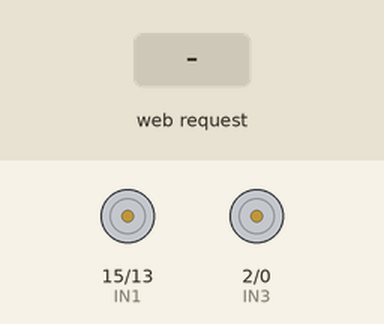
This sketch was run on a simulated ESP8266 (NodeMCU). Shown: motor-driver pin pairs drawn as motors (green arrow = first pin HIGH = forward, orange = second pin HIGH = backward, longer = more drive, scaled by the enable pin). Inputs (shaded band) come from the test bench. WiFi joins after 1.5 s; servers stay silent unless stated; what the sketch prints to the serial monitor is not drawn.

Above: at 2.7 s.
2.8 s: HTTP request GET /?State=F received
At 4.0 s:
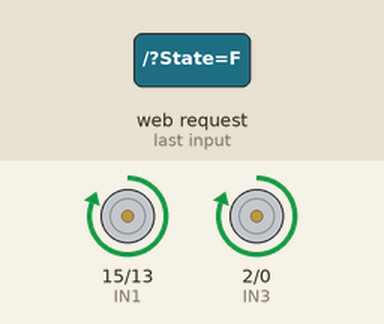
4.3 s: HTTP request GET /?State=B received
At 5.2 s:
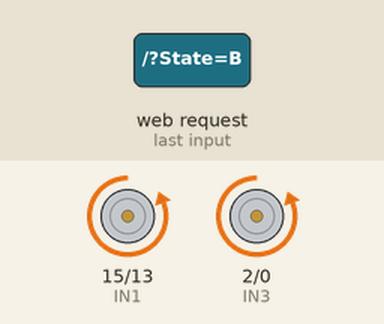
5.8 s: HTTP request GET /?State=L received
At 6.3 s:
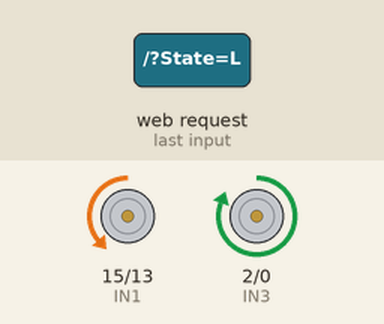
7.3 s: HTTP request GET /?State=R received
At 8.5 s:
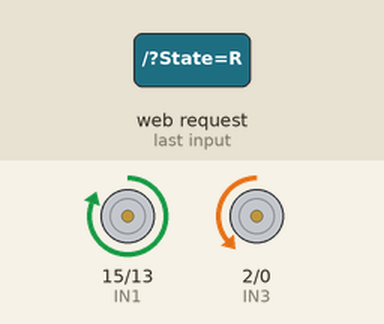
8.8 s: HTTP request GET /?State=F received
At 9.8 s:
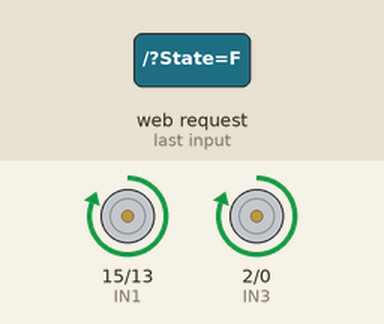
10.3 s: HTTP request GET /?State=B received
At 11.0 s:
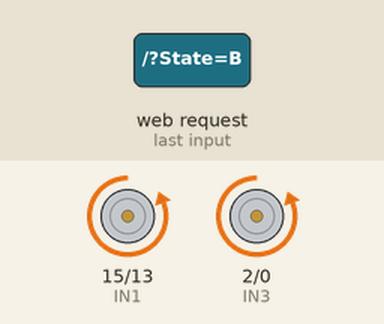
Timing chart, 0 to 12.8 s (numbered marks = the images above; inputs shaded):
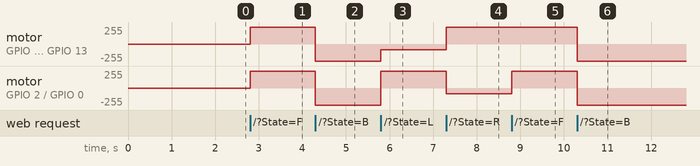

The sketch:

esp8266_wifi_car.ino.ino
```cpp
#include <ESP8266WiFi.h>
#include <ESP8266WebServer.h>
#include <ArduinoOTA.h>

// Motor control pins
#define IN1 15 // D8 pin for motor A
#define IN2 13 // D7 pin for motor A
#define IN3 2  // D4 pin for motor B
#define IN4 0  // D3 pin for motor B
#define ENA 14  // D1 Enable pin for motor A (PWM)
#define ENB 12  // D2 Enable pin for motor B (PWM)

ESP8266WebServer server(80); // Web server on port 80

// WiFi credentials
const String STA_SSID = "Team8"; // Set your WiFi SSID
const String STA_PASSWORD = "1234"; // Set your WiFi password

String command = ""; // Command from the client
int SPEED = 1023;    // Default speed (adjustable between 330-1023)

// Function to initialize motors
void initMotors() {
  pinMode(IN1, OUTPUT);
  pinMode(IN2, OUTPUT);
  pinMode(IN3, OUTPUT);
  pinMode(IN4, OUTPUT);
  pinMode(ENA, OUTPUT);
  pinMode(ENB, OUTPUT);

  analogWriteRange(1023); // Set PWM range for ESP8266

  // Stop motors initially
  digitalWrite(IN1, LOW);
  digitalWrite(IN2, LOW);
  digitalWrite(IN3, LOW);
  digitalWrite(IN4, LOW);
  analogWrite(ENA, 0);
  analogWrite(ENB, 0);

  Serial.println("Motors initialized and stopped.");
}

// Function to move forward
void moveForward() {
  digitalWrite(IN1, HIGH);
  digitalWrite(IN2, LOW);
  digitalWrite(IN3, HIGH);
  digitalWrite(IN4, LOW);
  analogWrite(ENA, SPEED);
  analogWrite(ENB, SPEED);
  Serial.println("Moving forward at speed: " + String(SPEED));
}

// Function to move backward
void moveBackward() {
  digitalWrite(IN1, LOW);
  digitalWrite(IN2, HIGH);
  digitalWrite(IN3, LOW);
  digitalWrite(IN4, HIGH);
  analogWrite(ENA, SPEED);
  analogWrite(ENB, SPEED);
  Serial.println("Moving backward at speed: " + String(SPEED));
}

// Function to turn left
void turnLeft() {
  digitalWrite(IN1, LOW);
  digitalWrite(IN2, HIGH);
  digitalWrite(IN3, HIGH);
  digitalWrite(IN4, LOW);
  analogWrite(ENA, SPEED / 3);
  analogWrite(ENB, SPEED);
  Serial.println("Turning left at speed: " + String(SPEED));
}

// Function to turn right
void turnRight() {
  digitalWrite(IN1, HIGH);
  digitalWrite(IN2, LOW);
  digitalWrite(IN3, LOW);
  digitalWrite(IN4, HIGH);
  analogWrite(ENA, SPEED);
  analogWrite(ENB, SPEED / 3);
  Serial.println("Turning right at speed: " + String(SPEED));
}

// Function to stop the robot
void stopRobot() {
  analogWrite(ENA, 0);
  analogWrite(ENB, 0);
  digitalWrite(IN1, LOW);
  digitalWrite(IN2, LOW);
  digitalWrite(IN3, LOW);
  digitalWrite(IN4, LOW);
  Serial.println("Robot stopped.");
}

// Handle HTTP requests
void handleRoot() {
  if (server.hasArg("State")) {
    command = server.arg("State");
    Serial.println("Command received: " + command);

    if (command == "F") moveForward();
    else if (command == "B") moveBackward();
    else if (command == "L") turnLeft();
    else if (command == "R") turnRight();
    else if (command == "0") { SPEED = 330; Serial.println("Speed set to 330"); }
    else if (command == "1") { SPEED = 400; Serial.println("Speed set to 400"); }
    else if (command == "2") { SPEED = 470; Serial.println("Speed set to 470"); }
    else if (command == "3") { SPEED = 540; Serial.println("Speed set to 540"); }
    else if (command == "4") { SPEED = 610; Serial.println("Speed set to 610"); }
    else if (command == "5") { SPEED = 680; Serial.println("Speed set to 680"); }
    else if (command == "6") { SPEED = 750; Serial.println("Speed set to 750"); }
    else if (command == "7") { SPEED = 820; Serial.println("Speed set to 820"); }
    else if (command == "8") { SPEED = 890; Serial.println("Speed set to 890"); }
    else if (command == "9") { SPEED = 960; Serial.println("Speed set to 960"); }
    else stopRobot();
  }
  server.send(200, "text/plain", "Command Received");
}

// Setup function
void setup() {
  Serial.begin(9600);
  Serial.println("WiFi Robot Remote Control");

  initMotors();

  String chipID = "wificar-" + String(ESP.getChipId(), HEX).substring(6);
  WiFi.mode(WIFI_STA);
  WiFi.begin(STA_SSID.c_str(), STA_PASSWORD.c_str());
  Serial.println("Connecting to WiFi...");

  unsigned long startMillis = millis();
  while (WiFi.status() != WL_CONNECTED && millis() - startMillis < 10000) {
    delay(500);
    Serial.print(".");
  }

  if (WiFi.status() == WL_CONNECTED) {
    Serial.println("\nConnected to WiFi");
    Serial.print("IP Address: ");
    Serial.println(WiFi.localIP());
  } else {
    WiFi.mode(WIFI_AP);
    WiFi.softAP(chipID.c_str());
    Serial.println("\nFailed to connect to WiFi. AP Mode Enabled");
    Serial.print("AP IP Address: ");
    Serial.println(WiFi.softAPIP());
  }

  server.on("/", handleRoot);
  server.onNotFound(handleRoot);
  server.begin();

  ArduinoOTA.begin();
}

// Main loop
void loop() {
  ArduinoOTA.handle();
  server.handleClient();
}
```

Measured:
- after the input at 2.8 s, motor on GPIO 15 (IN1) / GPIO 13 (IN2), motor on GPIO 2 (IN3) / GPIO 0 (IN4): stopped → forward 255/255 at once
- after the input at 4.3 s, motor on GPIO 15 (IN1) / GPIO 13 (IN2), motor on GPIO 2 (IN3) / GPIO 0 (IN4): forward 255/255 → backward 255/255 at once
- after the input at 5.8 s, motor on GPIO 15 (IN1) / GPIO 13 (IN2): backward 255/255 → backward 85/255 at once; motor on GPIO 2 (IN3) / GPIO 0 (IN4): backward 255/255 → forward 255/255 at once
- after the input at 7.3 s, motor on GPIO 15 (IN1) / GPIO 13 (IN2): backward 85/255 → forward 255/255 at once; motor on GPIO 2 (IN3) / GPIO 0 (IN4): forward 255/255 → backward 85/255 at once
- after the input at 8.8 s, motor on GPIO 2 (IN3) / GPIO 0 (IN4): backward 85/255 → forward 255/255 at once
- after the input at 10.3 s, motor on GPIO 15 (IN1) / GPIO 13 (IN2), motor on GPIO 2 (IN3) / GPIO 0 (IN4): forward 255/255 → backward 255/255 at once
